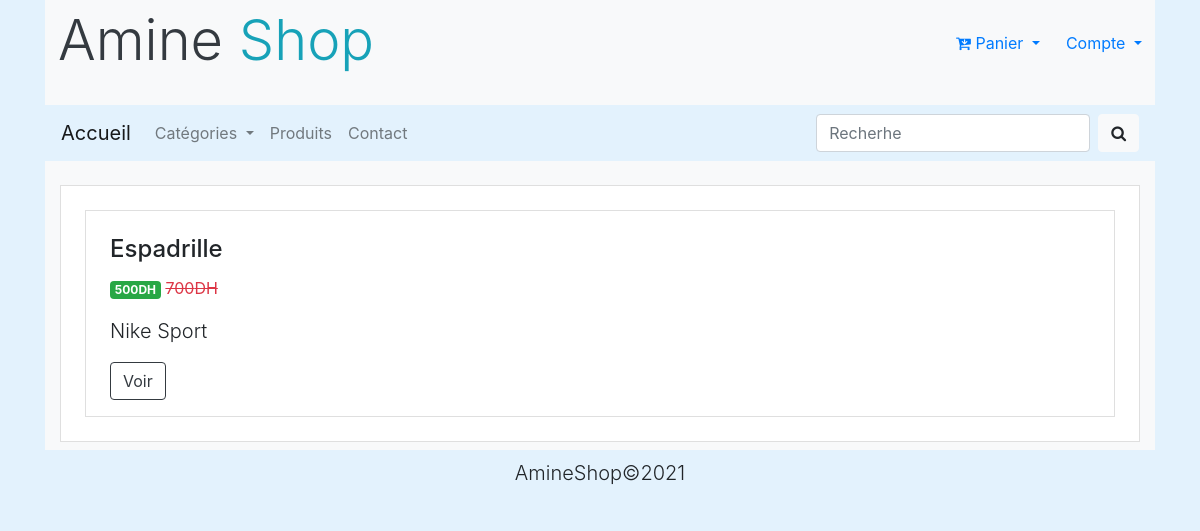
The page /search.php on the database as committed earlier.
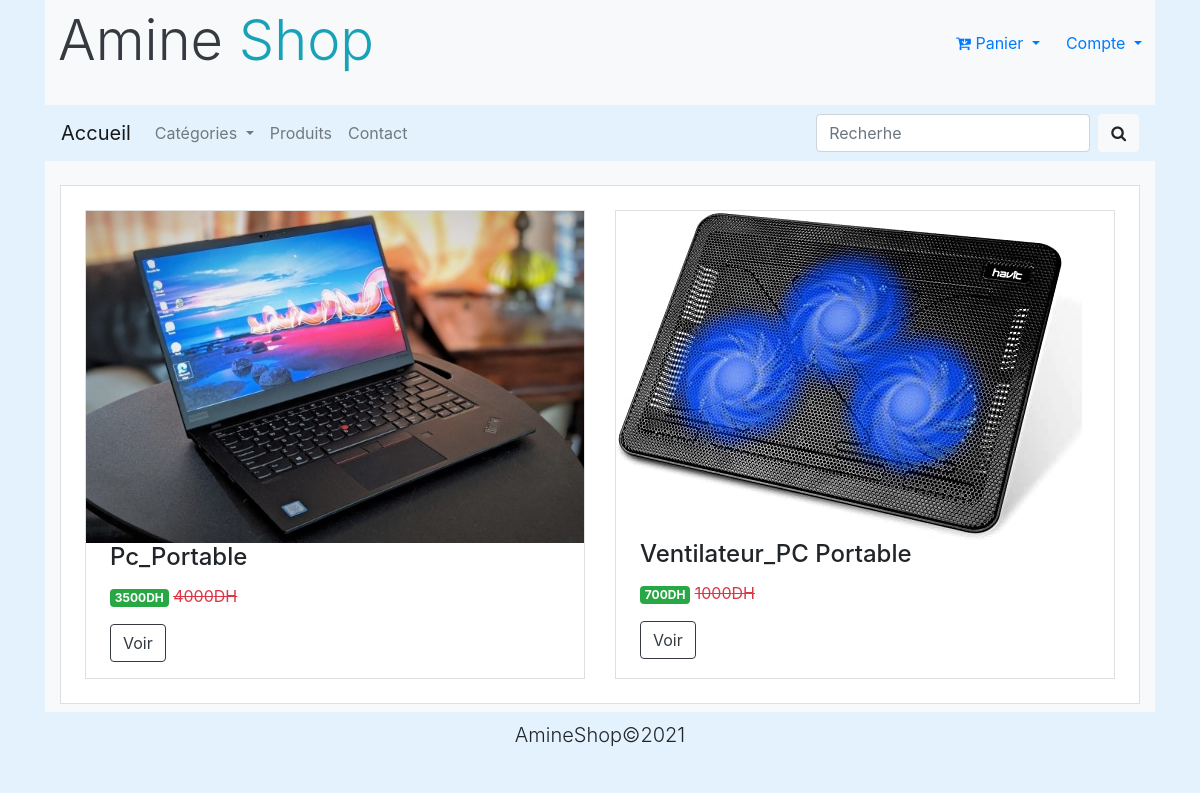
The same page on the database as committed later.
### tables this page shows
CREATE TABLE `products` (
  `product_id` int(11) NOT NULL,
  `product_title` varchar(255) NOT NULL,
  `product_category_id` int(11) NOT NULL,
  `product_price` float NOT NULL,
  `old_price` float NOT NULL,
  `product_quantity` int(11) NOT NULL,
  `product_description` text NOT NULL,
  `short_desc` text NOT NULL,
  `product_image` varchar(255) NOT NULL
);

### includes/functions.php (called while the page is built, shortened)
<?php
require('config.php');
function query($sql){
    global $connection;
    return mysqli_query($connection,$sql);
}
function fetch_array($result){
    return mysqli_fetch_array($result);
}

### search.php (the view)
<?php include('includes/header.php');?>
 <div class="container">
    <div class="card main bg-light">
        <?php include('includes/logo.php');?>
        <?php include('includes/navigation.php');?>
        <div class="col-md-12">
            <div class="card mt-4 p-1">
                <div class="card-body">
                    <div class="row">
                        <div class="col-md-12">
                            <div class="card-deck">
                                <?php
                                   $search = isset($_POST['search']) ?  escape_string($_POST['search']) : "";
                                   $sql = 'SELECT * FROM products WHERE product_title LIKE "%' .$search.'%" OR product_description LIKE "%'.$search.'%"';
                                   $result = query($sql);
                                   if($count = mysqli_num_rows($result) > 0):
                                   while($row =  fetch_array($result)):
                                ?>
                                <div class="card">
                                    <div class="card-bady">
                                        <div class="card-img-top">
                                            <img src="<?php echo $row['product_image']; ?>" class="img-fluid" alt="">
                                        </div>
                                        <div class="ml-4">
                                            <h4 class="card-title"><?php echo $row['product_title']; ?>
                                            </h4>
                                            <p><span
                                                    class="badge badge-success"><?php echo $row['product_price'].'DH'; ?></span>
                                                <span
                                                    class="text-danger"><strike><?php echo $row['old_price'].'DH'; ?></strike></span>
                                            </p>
                                            <p class="lead card-text"><?php echo $row['short_desc']; ?>
                                            </p>
                                            <p><a href="product.php?id=<?php echo $row['product_id']; ?>"
                                                    class="btn btn-outline-dark">Voir</a>
                                            </p>
                                        </div>
                                    </div>
                                </div>
                                <?php
                                   endwhile;
                                 else:
                                ?>
                                <div class="alert alert-info mt-4 mx-auto">Aucun produit trouvé</div>
                                <?php
                                   endif;
                                ?>
                            </div>
                        </div>
                    </div>
                </div>
            </div>
        </div>
        <footer style="background-color: #e3f2fd;" class="mt-2">
            <p class="lead text-center  mt-2">AmineShop&copy;2021</p>
        </footer>
    </div>
    <?php include('includes/footer.php');?>

Rows that differ between the two databases and show on the page:
removed products: product_title "Espadrille", product_price "500", old_price "700", short_desc "Nike Sport"
added products: product_image (picture), product_title "Pc_Portable", product_price "3500", old_price "4000"
added products: product_image (picture), product_title "Ventilateur_PC Portable", product_price "700", old_price "1000"
